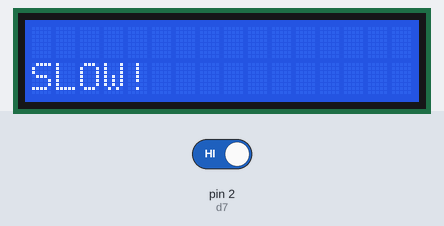
Bench run of a sketch on a simulated Arduino Uno, built with avr-gcc and run on an emulated ATmega328P. Shown: 16×2 character LCD. The test bench sets the inputs (shaded band); at power-on: pin 2 (d7) HIGH.

Above: at 1.6 s.
1.7 s: pin 2 (d7) driven LOW
At 2.7 s:
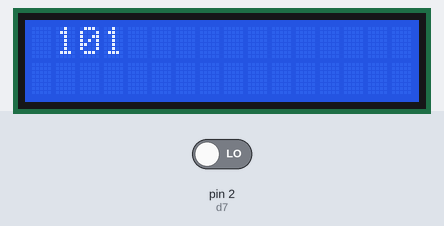
At 3.5 s:
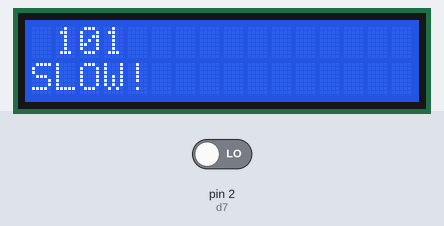
Timing chart, 0 to 5.0 s (numbered marks = the images above; inputs shaded):
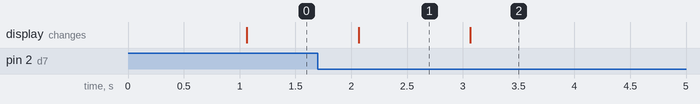

The sketch:

LCD_tacometer.ino
```cpp
// if any doubt in lcd connectiobn reffer to this tutorial https://www.arduino.cc/en/Tutorial/LibraryExamples/HelloWorld
#include <LiquidCrystal.h>
#include <SPI.h>
#include <Wire.h>
const int rs = 12, en = 11, d4 = 5, d5 = 4, d6 = 3, d7 = 2;
LiquidCrystal lcd(rs, en, d4, d5, d6, d7);
unsigned long rpmtime;
float rpmfloat;
unsigned int rpm;
bool tooslow = 1;

void setup() {
  lcd.begin(16, 2);
  TCCR1A = 0;
  TCCR1B = 0;
  TCCR1B |= (1 << CS12); //Prescaler 256
  TIMSK1 |= (1 << TOIE1); //enable timer overflow
  pinMode(2, INPUT);
  attachInterrupt(0, RPM, FALLING);
}

ISR(TIMER1_OVF_vect) {
  tooslow = 1;
}

void loop() {
  delay(1000);
  if (tooslow == 1) {
    lcd.setCursor(0, 1);
      lcd.print("SLOW!");
  }
  else {
    rpmfloat = 120 / (rpmtime/ 31250.00);
    rpm = round(rpmfloat);
   lcd.clear();
   lcd.setCursor(1,0);
    lcd.print(rpm);
  }
}

void RPM () {
  rpmtime = TCNT1;
  TCNT1 = 0;
  tooslow = 0;
}
```

Measured:
- after the input at 1.7 s, the display: changes after 0.37 s (image 1)
- what the display in image 1 shows lasts 1.0 s, from 2.1 s to 3.1 s
